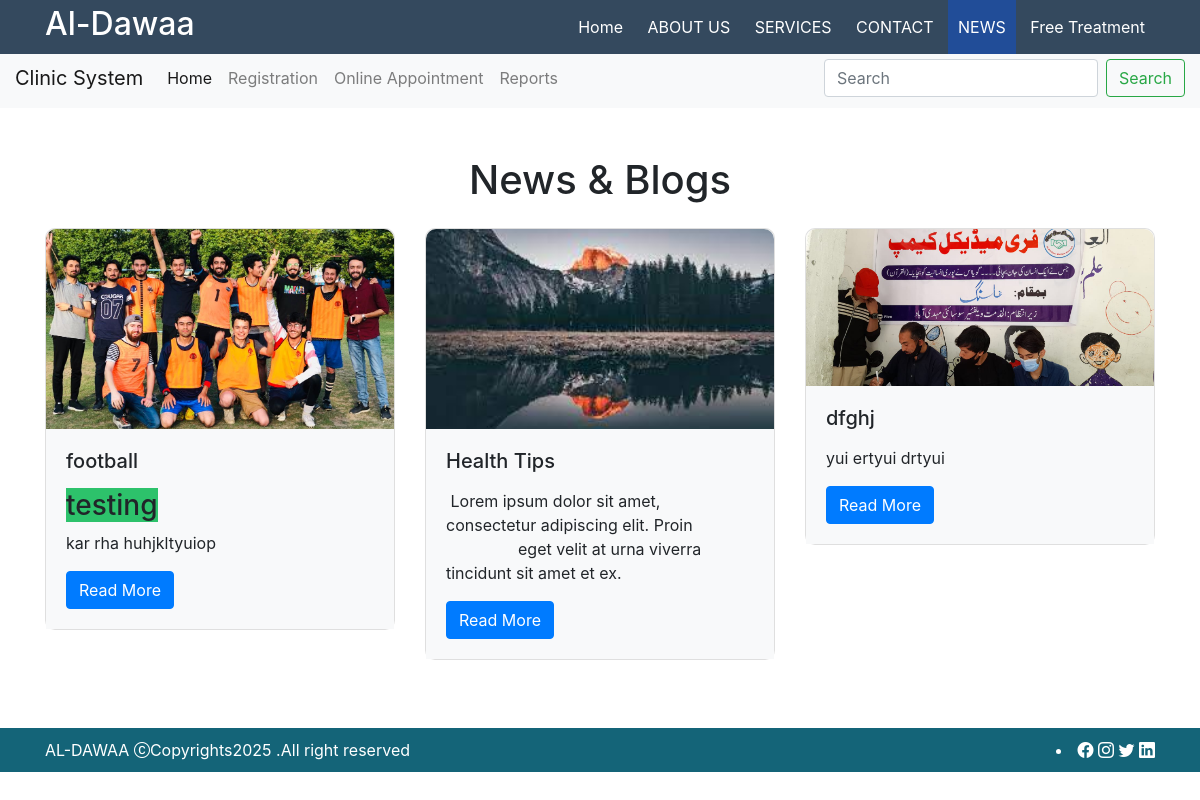
Page /news on the committed database.
### news/models.py (models this page shows)
class News(models.Model):
    news_image=models.FileField(upload_to="news/",null=True,default=None,unique=True)
    news_title=models.CharField(max_length=50)
    news_details=HTMLField()

### al_dawaa/views.py (the view)
# urls.py: path('news', views.news),
def news(request):
                    newsData=News.objects.all()
                    data={
                        'title':'Al-Dawaa',
                        'newsData':newsData,
                    }
                    return render(request,"news.html",data)

### templates/news.html (shortened to what this page needs)
{% extends "base.html" %} {% block content %} <!DOCTYPE html>
<!DOCTYPE html>
<html lang="en">
  <head>
    <link
      rel="stylesheet"
      href="https://stackpath.bootstrapcdn.com/bootstrap/4.5.2/css/bootstrap.min.css"
    />
  </head>
  <body>
    <div class="container">
      <h1 class="text-center mt-5 mb-4">News & Blogs</h1>
      <div class="row">
        {% for n in newsData %}
        <div class="col-md-4">
          <div class="card news-card">
            <img
              src="/media/{{n.news_image}}"
              class="card-img-top img_fluid"
              alt="News Image"
            />
            <div class="card-body">
              <h5 class="card-title">{{n.news_title}}</h5>
              <p class="card-text">{{n.news_details | safe}}</p>
              <a href="#" class="btn btn-primary">Read More</a>
            </div>
          </div>
        </div>
        {% endfor %}
      </div>
    </div>
  </body>
</html>
{% endblock %}

### templates/news.html (style rules this page uses)
.news-card { border-radius: 10px; margin-bottom: 20px; }
.news-card img { border-top-left-radius: 10px; border-top-right-radius: 10px; max-height: 200px; object-fit: cover; }
.news-card .card-body { background-color: #f8f9fa; }

### rows in the picture
News: news_image (picture), news_title "football", news_details "testing kar rha huhjkltyuiop"
News: news_image (picture), news_title "Health Tips", news_details "Lorem ipsum dolor sit amet, consectetur adipiscing elit. Proin eget velit at urna viverra tincidunt sit amet et ex."
News: news_image (picture), news_title "dfghj", news_details "yui ertyui drtyui"

### other values in the picture
{{ title }} "Al-Dawaa"
